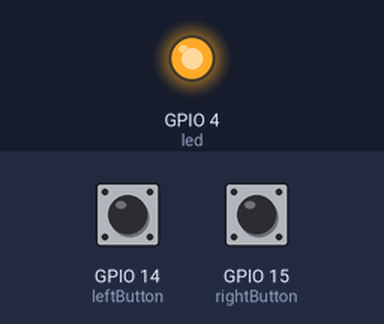
A program run on a simulated Raspberry Pi (BCM pin numbers). Parts: output pins drawn as LEDs (lit = HIGH). Inputs (shaded band) come from the test bench; at power-on: GPIO 14 (leftButton) HIGH, GPIO 15 (rightButton) HIGH. Random numbers come from a fixed seed.

Above: at 0.1 s.
At 5.7 s:
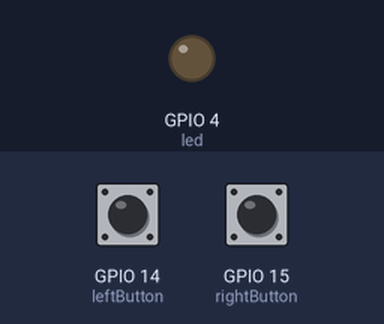
Timing chart, 0 to 7.2 s (numbered marks = the images above):
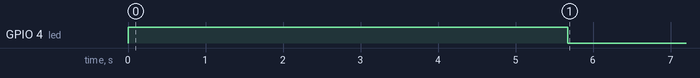

The program:

reaction-step4.py
```python
import RPi.GPIO as GPIO
import time
import random

GPIO.setmode(GPIO.BCM)
GPIO.setwarnings(False)

led = 4
leftButton = 14
rightButton = 15

GPIO.setup(led, GPIO.OUT)
GPIO.setup(leftButton, GPIO.IN, GPIO.PUD_UP)
GPIO.setup(rightButton, GPIO.IN, GPIO.PUD_UP)

GPIO.output(led, 1)
randomTime = random.uniform(5,10)
time.sleep(randomTime)
GPIO.output(led, 0)

while True:
  if GPIO.input(leftButton) == False:
    print("Left button won!")
    break
  if GPIO.input(rightButton) == False:
    print("Right button won!")
    break

GPIO.cleanup()
```
